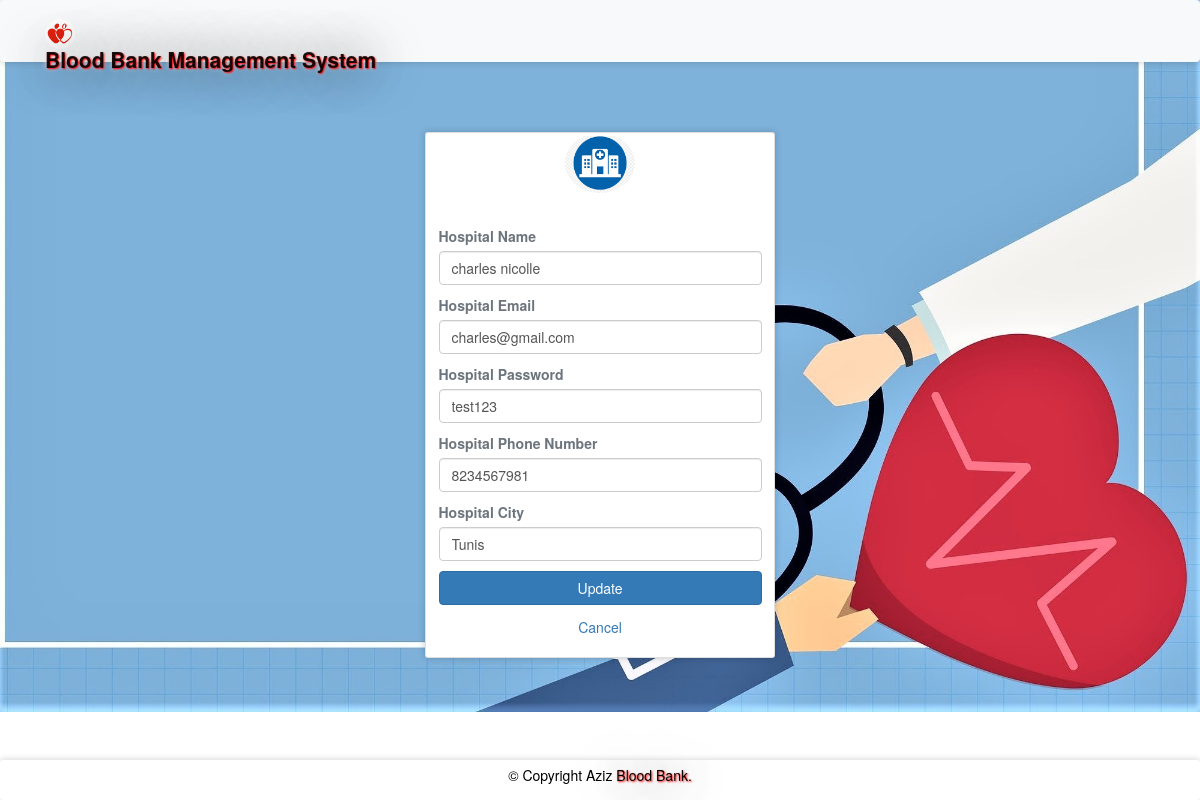
The app's page /hprofile.php (signed in) with its own data.
### tables this page shows
CREATE TABLE IF NOT EXISTS `hospitals` (
  `id` int(11) NOT NULL AUTO_INCREMENT,
  `hname` varchar(100) NOT NULL,
  `hemail` varchar(100) NOT NULL,
  `hpassword` varchar(100) NOT NULL,
  `hphone` varchar(100) NOT NULL,
  `hcity` varchar(100) NOT NULL,
  PRIMARY KEY (`id`)
);

### hprofile.php (the view, shortened to what this page needs)
<?php
require 'file/connection.php';
if(!isset($_SESSION['hid']))
{
  header('location:login.php');
}
else {
	if(isset($_SESSION['hid'])){
		$id=$_SESSION['hid'];
		$sql = "SELECT * FROM hospitals WHERE id='$id'";
		$result = mysqli_query($conn, $sql);
		$row = mysqli_fetch_array($result);
	}
}
?>
<!DOCTYPE html>
<html>
<?php require 'head.php';?>
<body>
	<?php require 'header.php'; ?>
	<div class="container cont">
		<div class="row justify-content-center">
			<div class="col-lg-4 col-md-4 col-sm-6 mb-5">
				<div class="card">
					<div class="media justify-content-center mt-1">
						<img src="image/hospital.png" alt="profile" class="rounded-circle" width="70" height="60">
					</div>
					<div class="card-body">
					   <form action="file/updateprofile.php" method="post">
					   	<label class="text-muted font-weight-bold" class="text-muted font-weight-bold">Hospital Name</label>
						<input type="text" name="hname" value="<?php echo $row['hname']; ?>" class="form-control mb-3">
						<label class="text-muted font-weight-bold">Hospital Email</label>
						<input type="email" name="hemail" value="<?php echo $row['hemail']; ?>" class="form-control mb-3">
						<label class="text-muted font-weight-bold">Hospital Password</label>
						<input type="text" name="hpassword" value="<?php echo $row['hpassword']; ?>" class="form-control mb-3">
						<label class="text-muted font-weight-bold">Hospital Phone Number</label>
						<input type="text" name="hphone" value="<?php echo $row['hphone']; ?>" class="form-control mb-3">
						<label class="text-muted font-weight-bold">Hospital City</label>
						<input type="text" name="hcity" value="<?php echo $row['hcity']; ?>" class="form-control mb-3">
						<input type="submit" name="update" class="btn btn-block btn-primary" value="Update">
					   </form>
					</div>
					<a href="hospitalpage.html" class="text-center">Cancel</a><br>
				</div>
			</div>
		</div>
	</div>
	<?php require 'footer.php'; ?>
</body>
</html>

### css/style.css (style rules this page uses)
.cont { padding-top: 40px; text-align: justify; font-size: 1em; }
.card ,nav, .footer,tr,video { border-radius: 3px; transition: all 200ms ease-out; box-shadow: 0px 0px 7px rgba(0, 0, 0, 0.2); }
.rounded-circle { margin-top: -2.5px; }
form { padding-top: 20px; }
a:link { text-decoration: none; }

### hprofile.php (style rules this page uses)
body { background: url(jastimage/bb18.jpg) no-repeat center; background-size: cover; min-height: 0; height: 650px; }

### records on screen
hospitals: hname "charles nicolle", hemail "charles@gmail.com", hpassword "test123", hphone "8234567981", hcity "Tunis"
